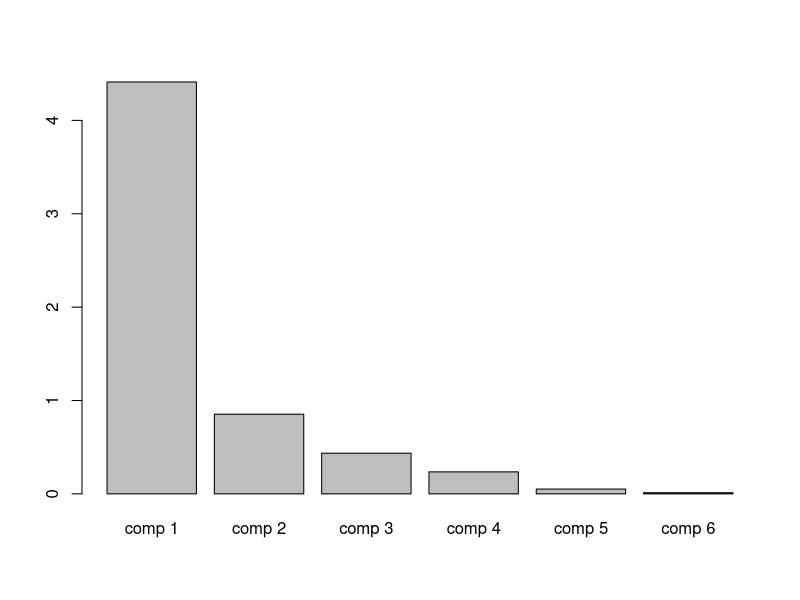
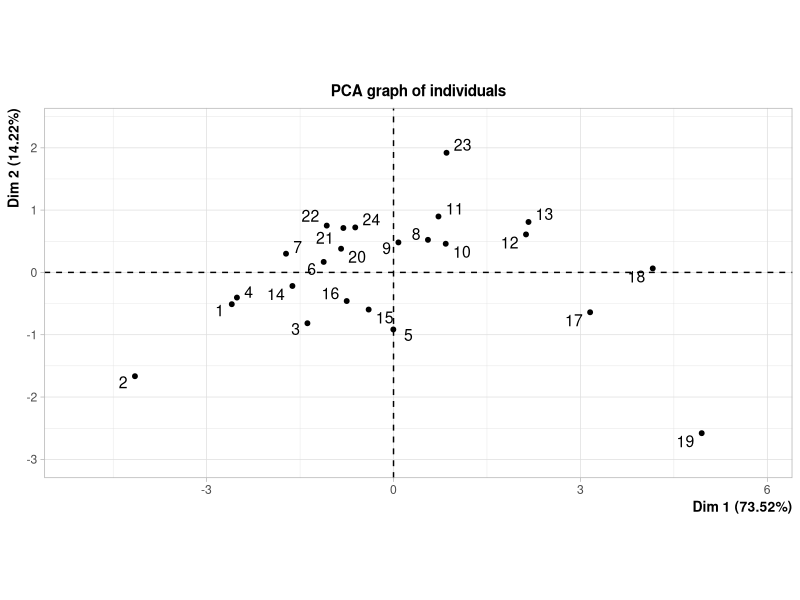
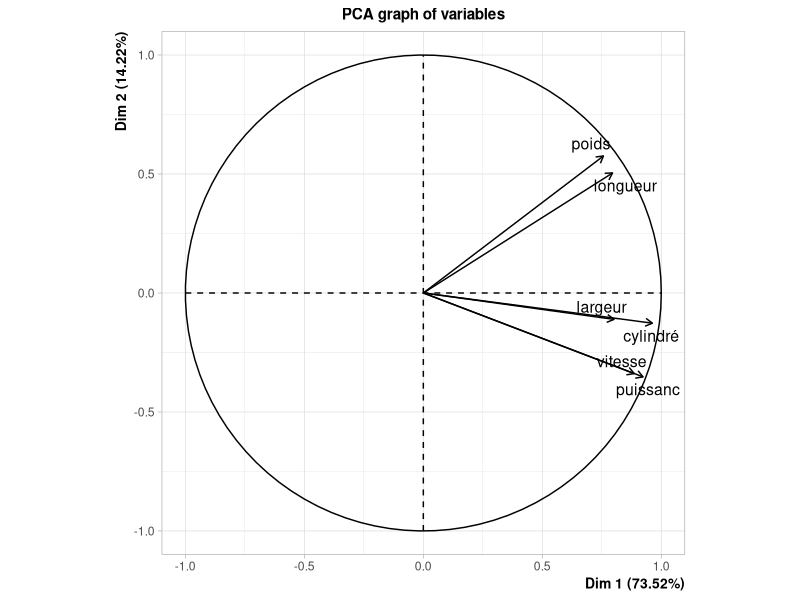

These figures' R source, in order:
#Principal Component Analysis with R using the library FacoMineR
#1)preliminaries
#adding the file to R
auto<-read.table("auto2004.csv", header=TRUE, sep=",")
#viewing the structure of the file
str(auto)
#attaching the file to the R memory
attach(auto)
#installing the library FactoMineR
library(FactoMineR)

#2)conducting the PCA
res.pca<-PCA(auto[,3:8], scale.unit=TRUE, ncp=6, graph=F)
res.pca$eig
barplot(res.pca$eig[,1])
res.pca<-PCA(auto[,3:8], scale.unit=TRUE, ncp=2, graph=T)
res.pca$ind$coord
res.pca$ind$coord->fact
cbind(auto, fact)->auto
res.pca$var$cor
dimdesc(res.pca, axes=c(1,2))
